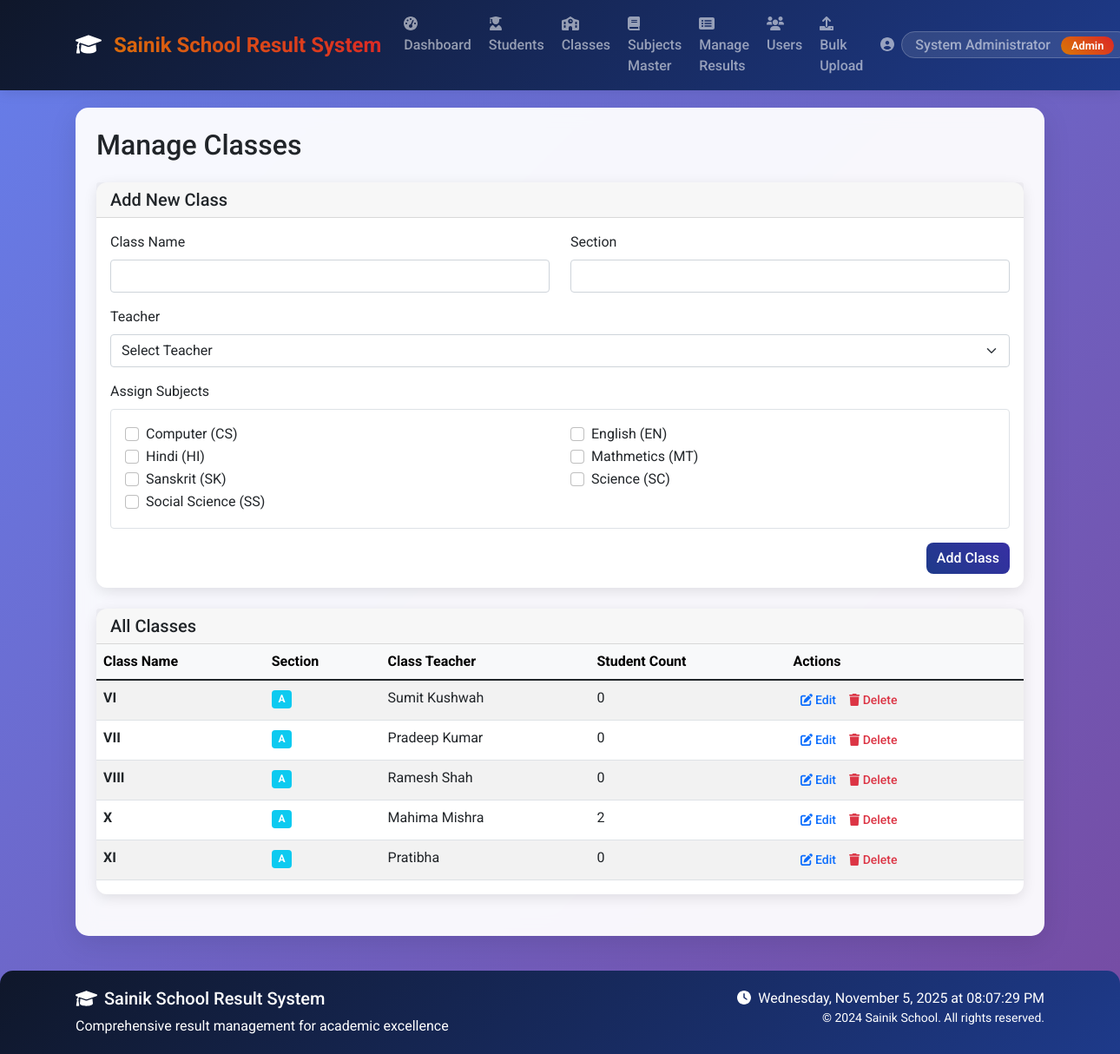
Page /admin/manage_classes (signed in) on the committed database.
### tables this page shows
CREATE TABLE users (
            id INTEGER PRIMARY KEY AUTOINCREMENT,
            username TEXT UNIQUE NOT NULL,
            password TEXT NOT NULL,
            role TEXT NOT NULL CHECK(role IN ('admin', 'teacher', 'student')),
            name TEXT NOT NULL,
            email TEXT,
            created_at TIMESTAMP DEFAULT CURRENT_TIMESTAMP
        , student_id INTEGER REFERENCES students(id));

CREATE TABLE subjects (
            id INTEGER PRIMARY KEY AUTOINCREMENT,
            subject_name TEXT NOT NULL UNIQUE,
            subject_code TEXT UNIQUE
        );

CREATE TABLE classes (
            id INTEGER PRIMARY KEY AUTOINCREMENT,
            class_name TEXT NOT NULL UNIQUE,
            section TEXT,
            teacher_id INTEGER,
            FOREIGN KEY (teacher_id) REFERENCES users (id)
        );

### app.py (the view)
@app.route('/admin/manage_classes')
@login_required
def manage_classes():
    if current_user.role != 'admin':
        flash('Access denied!', 'danger')
        return redirect(url_for('index'))
    classes = Class.get_all_classes()
    teachers = User.get_teachers()
    subjects = Subject.get_all_subjects()
    return render_template('manage_classes.html',
                         classes=classes,
                         teachers=teachers,
                         subjects=subjects)

### app.py (called while the page is built)
@login_manager.user_loader
def load_user(user_id):
    return LoginUser.get(user_id)

### auth.py (called while the page is built)
    @staticmethod
    def get(user_id):
        user = User.get_by_id(user_id)
        if user:
            return LoginUser(user.id, user.username, user.role, user.name)
        return None

### database.py (called while the page is built)
def get_db_connection():
    conn = sqlite3.connect('school_results.db')
    conn.row_factory = sqlite3.Row
    return conn

### models.py (called while the page is built)
    @staticmethod
    def get_by_id(user_id):
        conn = get_db_connection()
        user = conn.execute(
            'SELECT * FROM users WHERE id = ?', (user_id,)
        ).fetchone()
        conn.close()
        if user:
            return User(
                id=user['id'],
                username=user['username'],
                password=user['password'],
                role=user['role'],
                name=user['name'],
                email=user['email']
            )
        return None

    @staticmethod
    def get_teachers():
        conn = get_db_connection()
        teachers = conn.execute(
            'SELECT * FROM users WHERE role = "teacher" ORDER BY name'
        ).fetchall()
        conn.close()
        return teachers

    @staticmethod
    def get_all_classes():
        conn = get_db_connection()
        try:
            classes = conn.execute('''
                SELECT c.*, u.name as teacher_name,
                       (SELECT COUNT(*) FROM student_enrollment WHERE class_id = c.id) as student_count
                FROM classes c
                LEFT JOIN users u ON c.teacher_id = u.id
                ORDER BY c.class_name, c.section
            ''').fetchall()
            conn.close()
            return classes
        except Exception as e:
            conn.close()
            return []

    @staticmethod
    def get_all_subjects():
        conn = get_db_connection()
        subjects = conn.execute('SELECT * FROM subjects ORDER BY subject_name').fetchall()
        conn.close()
        return subjects

### templates/manage_classes.html (shortened to what this page needs)
{% extends "base.html" %}
{% block content %}
<div class="row">
    <div class="col-12">
        <h2 class="mb-4">Manage Classes</h2>
    </div>
</div>
<div class="row mb-4">
    <div class="col-12">
        <div class="card">
            <div class="card-header">
                <h5 class="card-title mb-0">Add New Class</h5>
            </div>
            <div class="card-body">
                <form id="addClassForm">
                    <div class="row">
                        <div class="col-md-6 mb-3">
                            <label for="class_name" class="form-label">Class Name</label>
                            <input type="text" class="form-control" id="class_name" name="class_name" required>
                        </div>
                        <div class="col-md-6 mb-3">
                            <label for="section" class="form-label">Section</label>
                            <input type="text" class="form-control" id="section" name="section" required>
                        </div>
                    </div>
                    <div class="mb-3">
                        <label for="teacher_id" class="form-label">Teacher</label>
                        <select class="form-select" id="teacher_id" name="teacher_id" required>
                            <option value="">Select Teacher</option>
                        </select>
                    </div>
                    <div class="mb-3">
                        <label class="form-label">Assign Subjects</label>
                        <div class="subject-checklist border rounded p-3" style="max-height: 200px; overflow-y: auto;">
                            <div class="row">
                                {% for subject in subjects %}
                                <div class="col-md-6">
                                    <div class="form-check">
                                        <input class="form-check-input" type="checkbox" name="subjects" value="{{ subject.id }}" id="subject-{{ subject.id }}">
                                        <label class="form-check-label" for="subject-{{ subject.id }}">
                                            {{ subject.subject_name }} ({{ subject.subject_code }})
                                        </label>
                                    </div>
                                </div>
                                {% else %}
                                <div class="col-12">
                                    <p class="text-muted">No subjects found. Please add subjects from the 'Subjects Master' page first.</p>
                                </div>
                                {% endfor %}
                            </div>
                        </div>
                    </div>
                    <div class="d-flex justify-content-end">
                        <button type="submit" class="btn btn-primary">Add Class</button>
                    </div>
                </form>
            </div>
        </div>
    </div>
</div>
<div class="row mb-4">
    <div class="col-12">
        <div class="card">
            <div class="card-header">
                <h5 class="card-title mb-0">All Classes</h5>
            </div>
            <div class="card-body p-0">
                <div class="table-responsive">
                    <table class="table table-striped table-hover">
                        <thead class="table-light">
                            <tr>
                                <th>Class Name</th>
                                <th>Section</th>
                                <th>Class Teacher</th>
                                <th>Student Count</th>
                                <th>Actions</th>
                            </tr>
                        </thead>
                        <tbody>
                            {% for class in classes %}
                            <tr>
                                <td><strong>{{ class.class_name }}</strong></td>
                                <td><span class="badge bg-info">{{ class.section }}</span></td>
                                <td>{{ class.teacher_name or 'N/A' }}</td>
                                <td>{{ class.student_count }}</td>
                                <td>
                                    <div class="btn-group btn-group-sm">
                                        <a href="{{ url_for('edit_class', class_id=class.id) }}" class="btn btn-outline-primary" title="Edit">
                                            <i class="fas fa-edit"></i> Edit
                                        </a>
                                        <button class="btn btn-outline-danger delete-class"
                                                data-class-id="{{ class.id }}"
                                                data-class-name="{{ class.class_name }} - {{ class.section }}"
                                                title="Delete">
                                            <i class="fas fa-trash"></i> Delete
                                        </button>
                                    </div>
                                </td>
                            </tr>
                            {% else %}
                            <tr>
                                <td colspan="5" class="text-center py-4 text-muted">
                                    No classes found.
                                </td>
                            </tr>
                            {% endfor %}
                        </tbody>
                    </table>
                </div>
            </div>
        </div>
    </div>
</div>
{% endblock %}

### templates/base.html (shortened to what this page needs)
<!DOCTYPE html>
<html lang="en">
<head>
    <link href="https://cdn.jsdelivr.net/npm/bootstrap@5.1.3/dist/css/bootstrap.min.css" rel="stylesheet">
    <link rel="stylesheet" href="https://cdnjs.cloudflare.com/ajax/libs/font-awesome/6.0.0/css/all.min.css">
</head>
<body>
    <nav class="navbar navbar-expand-lg navbar-dark bg-primary sticky-top">
        <div class="container">
            <a class="navbar-brand" href="{{ url_for('index') }}">
                <i class="fas fa-graduation-cap me-2"></i>
                Sainik School Result System
            </a>
            <div class="collapse navbar-collapse" id="navbarNav">
                <ul class="navbar-nav me-auto">
                    {% if current_user.is_authenticated %}
                        {% if current_user.role == 'admin' %}
                            <li class="nav-item">
                                <a class="nav-link" href="{{ url_for('admin_dashboard') }}">
                                    <i class="fas fa-tachometer-alt me-1"></i>Dashboard
                                </a>
                            </li>
                            <li class="nav-item">
                                <a class="nav-link" href="{{ url_for('manage_students') }}">
                                    <i class="fas fa-user-graduate me-1"></i>Students
                                </a>
                            </li>
                            <li class="nav-item">
                                <a class="nav-link" href="{{ url_for('manage_classes') }}">
                                    <i class="fas fa-school me-1"></i>Classes
                                </a>
                            </li>
                            <li class="nav-item">
                                <a class="nav-link" href="{{ url_for('manage_subjects_master') }}">
                                    <i class="fas fa-book me-1"></i>Subjects Master
                                </a>
                            </li>
                            <li class="nav-item">
                                <a class="nav-link" href="{{ url_for('manage_all_results') }}">
                                    <i class="fas fa-list-alt me-1"></i>Manage Results
                                </a>
                            </li>
                            <li class="nav-item">
                                <a class="nav-link" href="{{ url_for('manage_users') }}">
                                    <i class="fas fa-users me-1"></i>Users
                                </a>
                            </li>
                            <li class="nav-item">
                                <a class="nav-link" href="{{ url_for('upload_data') }}">
                                    <i class="fas fa-upload me-1"></i>Bulk Upload
                                </a>
                            </li>
                        {% endif %}
                    {% endif %}
                </ul>
                <div class="navbar-nav ms-auto">
                    {% if current_user.is_authenticated %}
                        <div class="nav-item dropdown">
                            <a class="nav-link dropdown-toggle" href="#" id="navbarDropdown" role="button" data-bs-toggle="dropdown">
                                <i class="fas fa-user-circle me-1"></i>
                                <span class="welcome-text">
                                    {{ current_user.name }}
                                    <span class="role-badge ms-2">{{ current_user.role|title }}</span>
                                </span>
                            </a>
                        </div>
                    {% else %}
                        <a class="nav-link" href="{{ url_for('login') }}">
                            <i class="fas fa-sign-in-alt me-1"></i>Login
                        </a>
                    {% endif %}
                </div>
            </div>
        </div>
    </nav>
    <div class="container">
        <div class="main-container p-4">
            {% block content %}{% endblock %}
        </div>
    </div>
    <footer class="footer">
        <div class="container">
            <div class="row">
                <div class="col-md-6">
                    <h5><i class="fas fa-graduation-cap me-2"></i>Sainik School Result System</h5>
                    <p class="mb-0">Comprehensive result management for academic excellence</p>
                </div>
                <div class="col-md-6 text-md-end">
                    <p class="mb-0">
                        <i class="fas fa-clock me-1"></i>
                        <span id="current-time"></span>
                    </p>
                    <p class="mb-0 small">
                        &copy; 2024 Sainik School. All rights reserved.
                    </p>
                </div>
            </div>
        </div>
    </footer>
</body>
</html>

### templates/base.html (style rules this page uses)
:root { --sainik-blue: #1e3a8a; --sainik-red: #dc2626; --sainik-gold: #d97706; --sainik-dark: #0f172a; }
body { font-family: 'Roboto', sans-serif; background: linear-gradient(135deg, #667eea 0%, #764ba2 100%); min-height: 100vh; }
.main-container { background: rgba(255, 255, 255, 0.95); backdrop-filter: blur(10px); border-radius: 15px; box-shadow: 0 8px 32px rgba(0, 0, 0, 0.1); margin-top: 20px; margin-bottom: 20px; min-height: calc(100vh - 140px); }
.navbar-brand { font-weight: 700; font-size: 1.5rem; background: linear-gradient(45deg, var(--sainik-gold), var(--sainik-red)); -webkit-background-clip: text; -webkit-text-fill-color: transparent; background-clip: text; }
.navbar { background: linear-gradient(135deg, var(--sainik-dark), var(--sainik-blue)) !important; box-shadow: 0 2px 15px rgba(0, 0, 0, 0.1); }
.nav-link { font-weight: 500; transition: all 0.3s ease; border-radius: 5px; margin: 0 2px; }
.welcome-text { background: rgba(255, 255, 255, 0.1); padding: 5px 15px; border-radius: 20px; border: 1px solid rgba(255, 255, 255, 0.2); }
.footer { background: linear-gradient(135deg, var(--sainik-dark), var(--sainik-blue)); color: white; padding: 20px 0; margin-top: 40px; border-radius: 15px 15px 0 0; }
.role-badge { background: linear-gradient(45deg, var(--sainik-gold), var(--sainik-red)); color: white; padding: 3px 12px; border-radius: 15px; font-size: 0.8rem; font-weight: 600; }
.card { transition: all 0.3s ease; border: none; border-radius: 12px; box-shadow: 0 4px 15px rgba(0, 0, 0, 0.1); }
.btn { border-radius: 8px; font-weight: 500; transition: all 0.3s ease; border: none; }
.btn-primary { background: linear-gradient(45deg, var(--sainik-blue), #3730a3); }

### rows in the picture
users: name "System Administrator", role "Admin"
subjects: subject_name "Computer", subject_code "CS"
subjects: subject_name "English", subject_code "EN"
subjects: subject_name "Hindi", subject_code "HI"
subjects: subject_name "Mathmetics", subject_code "MT"
subjects: subject_name "Sanskrit", subject_code "SK"
subjects: subject_name "Science", subject_code "SC"
subjects: subject_name "Social Science", subject_code "SS"
classes: class_name "VI", section "A", name "Sumit Kushwah", student_count "0"
classes: class_name "VII", section "A", name "Pradeep Kumar", student_count "0"
classes: class_name "VIII", section "A", name "Ramesh Shah", student_count "0"
classes: class_name "X", section "A", name "Mahima Mishra", student_count "2"
classes: class_name "XI", section "A", name "Pratibha", student_count "0"
